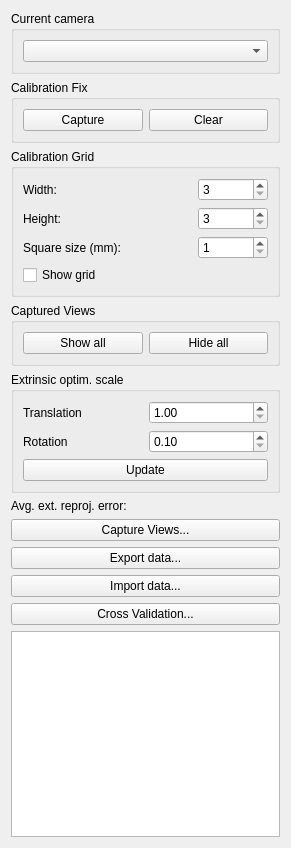
<?xml version="1.0" encoding="UTF-8"?>
<ui version="4.0">
 <class>CameraCalibrationSidePanelWidget</class>
 <widget class="QWidget" name="CameraCalibrationSidePanelWidget">
  <property name="geometry">
   <rect>
    <x>0</x>
    <y>0</y>
    <width>291</width>
    <height>848</height>
   </rect>
  </property>
  <property name="windowTitle">
   <string>Form</string>
  </property>
  <layout class="QVBoxLayout" name="verticalLayout_6">
   <item>
    <widget class="QGroupBox" name="groupBox">
     <property name="title">
      <string>Current camera</string>
     </property>
     <layout class="QVBoxLayout" name="verticalLayout">
      <item>
       <widget class="QComboBox" name="currentCameraComboBox"/>
      </item>
     </layout>
    </widget>
   </item>
   <item>
    <widget class="QGroupBox" name="calibrationFixGroupBox">
     <property name="title">
      <string>Calibration Fix</string>
     </property>
     <layout class="QVBoxLayout" name="verticalLayout_5">
      <item>
       <layout class="QHBoxLayout" name="horizontalLayout_7">
        <item>
         <widget class="QPushButton" name="captureButton">
          <property name="text">
           <string>Capture</string>
          </property>
          <property name="checkable">
           <bool>true</bool>
          </property>
         </widget>
        </item>
        <item>
         <widget class="QPushButton" name="clearButton">
          <property name="text">
           <string>Clear</string>
          </property>
         </widget>
        </item>
       </layout>
      </item>
     </layout>
    </widget>
   </item>
   <item>
    <widget class="QGroupBox" name="calibrationGridGroupBox">
     <property name="title">
      <string>Calibration Grid</string>
     </property>
     <layout class="QVBoxLayout" name="verticalLayout_3">
      <item>
       <layout class="QHBoxLayout" name="horizontalLayout">
        <item>
         <widget class="QLabel" name="label">
          <property name="text">
           <string>Width:</string>
          </property>
         </widget>
        </item>
        <item>
         <widget class="QSpinBox" name="gridWidthSpinBox">
          <property name="minimumSize">
           <size>
            <width>70</width>
            <height>0</height>
           </size>
          </property>
          <property name="maximumSize">
           <size>
            <width>70</width>
            <height>16777215</height>
           </size>
          </property>
          <property name="minimum">
           <number>3</number>
          </property>
         </widget>
        </item>
       </layout>
      </item>
      <item>
       <layout class="QHBoxLayout" name="horizontalLayout_2">
        <item>
         <widget class="QLabel" name="label_2">
          <property name="text">
           <string>Height:</string>
          </property>
         </widget>
        </item>
        <item>
         <widget class="QSpinBox" name="gridHeightSpinBox">
          <property name="minimumSize">
           <size>
            <width>70</width>
            <height>0</height>
           </size>
          </property>
          <property name="maximumSize">
           <size>
            <width>70</width>
            <height>16777215</height>
           </size>
          </property>
          <property name="minimum">
           <number>3</number>
          </property>
         </widget>
        </item>
       </layout>
      </item>
      <item>
       <layout class="QHBoxLayout" name="horizontalLayout_3">
        <item>
         <widget class="QLabel" name="label_3">
          <property name="text">
           <string>Square size (mm):</string>
          </property>
         </widget>
        </item>
        <item>
         <widget class="QSpinBox" name="gridSquareSizeSpinBox">
          <property name="minimumSize">
           <size>
            <width>70</width>
            <height>0</height>
           </size>
          </property>
          <property name="maximumSize">
           <size>
            <width>70</width>
            <height>16777215</height>
           </size>
          </property>
          <property name="minimum">
           <number>1</number>
          </property>
         </widget>
        </item>
       </layout>
      </item>
      <item>
       <widget class="QCheckBox" name="showGridCheckBox">
        <property name="text">
         <string>Show grid</string>
        </property>
       </widget>
      </item>
     </layout>
    </widget>
   </item>
   <item>
    <widget class="QGroupBox" name="capturedViewsGroupBox">
     <property name="title">
      <string>Captured Views</string>
     </property>
     <layout class="QVBoxLayout" name="verticalLayout_2">
      <item>
       <layout class="QHBoxLayout" name="horizontalLayout_4">
        <item>
         <widget class="QPushButton" name="showAllCapturedViewsButton">
          <property name="text">
           <string>Show all</string>
          </property>
         </widget>
        </item>
        <item>
         <widget class="QPushButton" name="hideAllCapturedViewsButton">
          <property name="text">
           <string>Hide all</string>
          </property>
         </widget>
        </item>
       </layout>
      </item>
     </layout>
    </widget>
   </item>
   <item>
    <widget class="QGroupBox" name="extrinsicScaleGroupBox">
     <property name="title">
      <string>Extrinsic optim. scale</string>
     </property>
     <layout class="QVBoxLayout" name="verticalLayout_4">
      <item>
       <layout class="QHBoxLayout" name="horizontalLayout_5">
        <item>
         <widget class="QLabel" name="label_4">
          <property name="minimumSize">
           <size>
            <width>80</width>
            <height>0</height>
           </size>
          </property>
          <property name="text">
           <string>Translation</string>
          </property>
         </widget>
        </item>
        <item>
         <widget class="QDoubleSpinBox" name="translationScaleSpinBox">
          <property name="minimum">
           <double>1.000000000000000</double>
          </property>
          <property name="maximum">
           <double>1000.000000000000000</double>
          </property>
          <property name="singleStep">
           <double>1.000000000000000</double>
          </property>
         </widget>
        </item>
       </layout>
      </item>
      <item>
       <layout class="QHBoxLayout" name="horizontalLayout_6">
        <item>
         <widget class="QLabel" name="label_5">
          <property name="minimumSize">
           <size>
            <width>80</width>
            <height>0</height>
           </size>
          </property>
          <property name="text">
           <string>Rotation</string>
          </property>
         </widget>
        </item>
        <item>
         <widget class="QDoubleSpinBox" name="rotationScaleSpinBox">
          <property name="minimum">
           <double>0.100000000000000</double>
          </property>
          <property name="singleStep">
           <double>1.000000000000000</double>
          </property>
         </widget>
        </item>
       </layout>
      </item>
      <item>
       <widget class="QPushButton" name="updateCalibrationButton">
        <property name="text">
         <string>Update</string>
        </property>
       </widget>
      </item>
     </layout>
    </widget>
   </item>
   <item>
    <widget class="QLabel" name="extrinsicReprojErrorLabel">
     <property name="text">
      <string>Avg. ext. reproj. error: </string>
     </property>
    </widget>
   </item>
   <item>
    <widget class="QPushButton" name="calibrateButton">
     <property name="text">
      <string>Capture Views...</string>
     </property>
     <property name="checkable">
      <bool>true</bool>
     </property>
    </widget>
   </item>
   <item>
    <widget class="QPushButton" name="exportCalibrationDataButton">
     <property name="text">
      <string>Export data...</string>
     </property>
    </widget>
   </item>
   <item>
    <widget class="QPushButton" name="importDataButton">
     <property name="text">
      <string>Import data...</string>
     </property>
    </widget>
   </item>
   <item>
    <widget class="QPushButton" name="validationButton">
     <property name="text">
      <string>Cross Validation...</string>
     </property>
    </widget>
   </item>
   <item>
    <widget class="QListWidget" name="viewListWidget"/>
   </item>
  </layout>
 </widget>
 <resources/>
 <connections/>
</ui>
